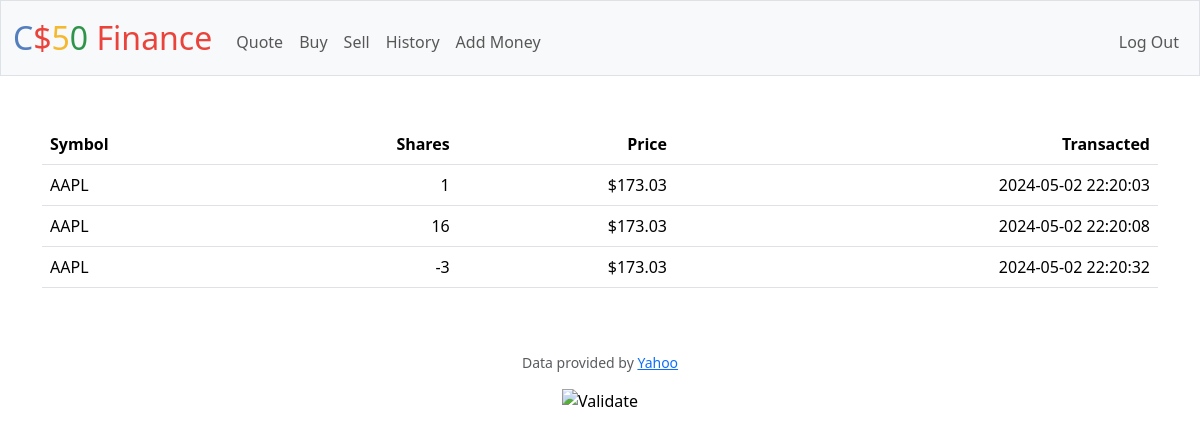
Screenshot of /history (signed in) with the database file from the repository.
### tables this page shows
CREATE TABLE transactions (
id INTEGER PRIMARY KEY AUTOINCREMENT NOT NULL
, symbol TEXT NOT NULL
, shares INTEGER NOT NULL
, price REAL NOT NULL
, datetime TEXT NOT NULL
, user_id INTEGER NOT NULL
, FOREIGN KEY(user_id) REFERENCES users(id)
);

### app.py (the view)
@app.route("/history")
@login_required
def history():
    transactions = db.execute(
        "SELECT symbol, shares, price, datetime FROM transactions WHERE user_id = ?", session["user_id"])
    return render_template("history.html", transactions=transactions)

### app.py (called while the page is built)
@app.after_request
def after_request(response):
    response.headers["Cache-Control"] = "no-cache, no-store, must-revalidate"
    response.headers["Expires"] = 0
    response.headers["Pragma"] = "no-cache"
    return response

### helpers.py (called while the page is built)
def login_required(f):
    @wraps(f)
    def decorated_function(*args, **kwargs):
        if session.get("user_id") is None:
            return redirect("/login")
        return f(*args, **kwargs)
    return decorated_function

def usd(value):
    return f"${value:,.2f}"

### templates/history.html (shortened to what this page needs)
{% extends "layout.html" %}
{% block main %}
    <table class="table">
        <thead>
            <tr>
                <th class="text-start">Symbol</th>
                <th class="text-end">Shares</th>
                <th class="text-end">Price</th>
                <th class="text-end">Transacted</th>
            </tr>
        </thead>
        <tbody>
            {% for t in transactions %}
                <tr>
                    <td class="text-start">{{ t.symbol }}</td>
                    <td class="text-end">{{ t.shares }}</td>
                    <td class="text-end">{{ t.price | usd }}</td>
                    <td class="text-end">{{ t.datetime }}</td>
                </tr>
            {% endfor %}
        </tbody>
    </table>
{% endblock %}

### rows the page displays
transactions: symbol "AAPL", shares "1", price "$173.03", datetime "2024-05-02 22:20:03"
transactions: symbol "AAPL", shares "16", price "$173.03", datetime "2024-05-02 22:20:08"
transactions: symbol "AAPL", shares "-3", price "$173.03", datetime "2024-05-02 22:20:32"
